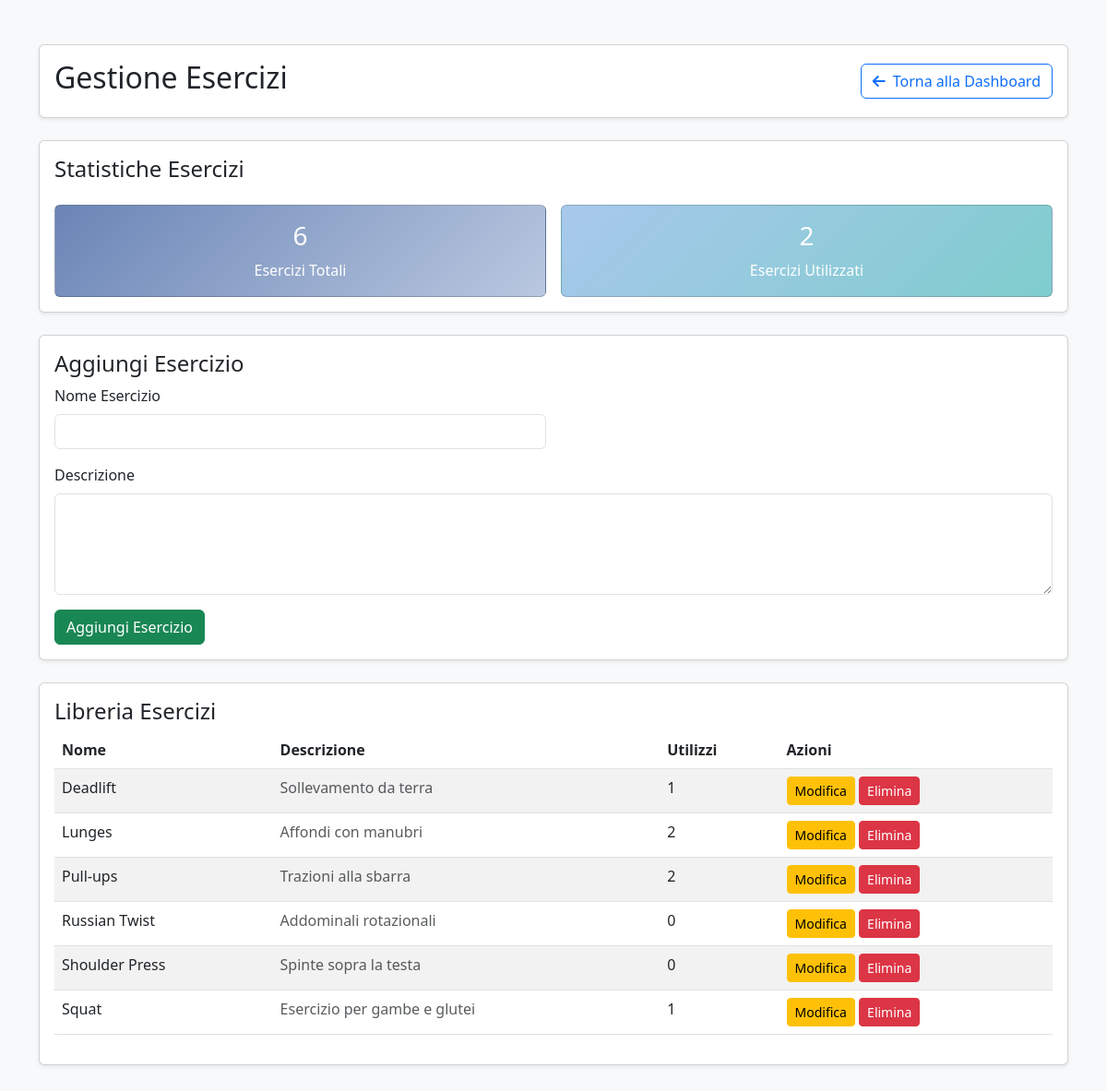
Screenshot of /exercises_management.php (signed in) with the database file from the repository.
### tables this page shows
CREATE TABLE EXERCISES (
    exerciseID INT PRIMARY KEY AUTO_INCREMENT,
    name VARCHAR(255) NOT NULL,
    description TEXT,
    trainerID INT,
    FOREIGN KEY (trainerID) REFERENCES USERS(userID) ON DELETE CASCADE
);

### exercises_management.php (the view, shortened to what this page needs)
<?php
require_once 'config.php';
$trainerID = $_SESSION['userID'];
$stmt = $conn->prepare("
    SELECT e.exerciseID, e.name, e.description, COUNT(ed.exerciseDetailID) as usage_count
    FROM EXERCISES e
    LEFT JOIN EXERCISE_DETAILS ed ON e.exerciseID = ed.exerciseID
    LEFT JOIN TRAINING_DAYS td ON ed.trainingDayID = td.trainingDayID
    LEFT JOIN TRAINING_SCHEDULES ts ON td.trainingScheduleID = ts.trainingScheduleID AND ts.trainerID = ?
    WHERE e.trainerID = ? OR e.trainerID IS NULL
    GROUP BY e.exerciseID, e.name, e.description
    ORDER BY e.name ASC
");
$stmt->bind_param('ii', $trainerID, $trainerID);
$stmt->execute();
$exercises = $stmt->get_result()->fetch_all(MYSQLI_ASSOC);
function getExerciseStats($conn, $trainerID) {
    $stmt = $conn->prepare("SELECT COUNT(*) as total FROM EXERCISES WHERE trainerID = ?");
    $stmt->bind_param('i', $trainerID);
    $stmt->execute();
    $total = $stmt->get_result()->fetch_assoc()['total'];
    $stmt = $conn->prepare("
        SELECT COUNT(DISTINCT e.exerciseID) as used
        FROM EXERCISES e
        JOIN EXERCISE_DETAILS ed ON e.exerciseID = ed.exerciseID
        JOIN TRAINING_DAYS td ON ed.trainingDayID = td.trainingDayID
        JOIN TRAINING_SCHEDULES ts ON td.trainingScheduleID = ts.trainingScheduleID
        WHERE e.trainerID = ? AND ts.trainerID = ?
    ");
    $stmt->bind_param('ii', $trainerID, $trainerID);
    $stmt->execute();
    $used = $stmt->get_result()->fetch_assoc()['used'];
    return ['totalExercises' => $total, 'usedExercises' => $used];
}
$stats = getExerciseStats($conn, $trainerID);
$editExercise = null;
?>
<!DOCTYPE html>
<html lang="it">
<head>
    <link href="https://cdnjs.cloudflare.com/ajax/libs/bootstrap/5.3.0/css/bootstrap.min.css" rel="stylesheet" />
    <link href="https://cdnjs.cloudflare.com/ajax/libs/font-awesome/6.0.0/css/all.min.css" rel="stylesheet" />
</head>
<body class="bg-light">
<div class="container py-5">
    <div class="card shadow-sm mb-4">
        <div class="card-body d-flex justify-content-between align-items-center">
            <h2>Gestione Esercizi</h2>
            <a href="dashboard.php" class="btn btn-outline-primary">
                <i class="fas fa-arrow-left me-2"></i>Torna alla Dashboard
            </a>
        </div>
    </div>
    <div class="card mb-4 shadow-sm">
        <div class="card-body">
            <h4 class="mb-4">Statistiche Esercizi</h4>
            <div class="row g-3">
                <div class="col-md-6">
                    <div class="card text-white h-100" style="background: linear-gradient(135deg, #6a85b6 0%, #bac8e0 100%);">
                        <div class="card-body text-center d-flex flex-column justify-content-center">
                            <h3><?= $stats['totalExercises'] ?></h3>
                            <p class="mb-0">Esercizi Totali</p>
                        </div>
                    </div>
                </div>
                <div class="col-md-6">
                    <div class="card text-white h-100" style="background: linear-gradient(135deg, #a8c8ec 0%, #7fcdcd 100%);">
                        <div class="card-body text-center d-flex flex-column justify-content-center">
                            <h3><?= $stats['usedExercises'] ?></h3>
                            <p class="mb-0">Esercizi Utilizzati</p>
                        </div>
                    </div>
                </div>
            </div>
        </div>
    </div>
    <div class="card mb-4 shadow-sm">
        <div class="card-body">
            <h4><?= $editExercise ? 'Modifica Esercizio' : 'Aggiungi Esercizio' ?></h4>
            <form method="POST" class="row g-3">
                <div class="col-md-6">
                    <label class="form-label">Nome Esercizio</label>
                    <input name="name" required class="form-control" type="text"
                           value="<?= $editExercise ? htmlspecialchars($editExercise['name']) : (isset($_POST['name']) ? htmlspecialchars($_POST['name']) : '') ?>" />
                </div>
                <div class="col-12">
                    <label class="form-label">Descrizione</label>
                    <textarea name="description" required class="form-control" rows="4"></textarea>
                </div>
                <div class="col-12">
                    <button name="<?= $editExercise ? 'update_exercise' : 'add_exercise' ?>" class="btn <?= $editExercise ? 'btn-warning' : 'btn-success' ?>">
                        <?= $editExercise ? 'Modifica Esercizio' : 'Aggiungi Esercizio' ?>
                    </button>
                </div>
            </form>
        </div>
    </div>
    <div class="card shadow-sm mb-4">
        <div class="card-body">
            <h4>Libreria Esercizi</h4>
            <?php if (!empty($exercises)): ?>
                <div class="table-responsive">
                    <table class="table table-striped">
                        <thead>
                            <tr>
                                <th>Nome</th>
                                <th>Descrizione</th>
                                <th>Utilizzi</th>
                                <th>Azioni</th>
                            </tr>
                        </thead>
                        <tbody>
                            <?php foreach($exercises as $exercise): ?>
                                <tr>
                                    <td>
                                        <?= htmlspecialchars($exercise['name']) ?>
                                    </td>
                                    <td>
                                        <span class="text-muted">
                                            <?= htmlspecialchars(substr($exercise['description'], 0, 80)) ?>
                                        </span>
                                    </td>
                                    <td>
                                        <?= $exercise['usage_count'] ?>
                                    </td>
                                    <td>
                                        <?php
                                        $stmt = $conn->prepare("SELECT trainerID FROM EXERCISES WHERE exerciseID = ?");
                                        $stmt->bind_param('i', $exercise['exerciseID']);
                                        $stmt->execute();
                                        $creator = $stmt->get_result()->fetch_assoc()['trainerID'];
                                        $isOwner = ($creator == $trainerID);
                                        ?>
                                        <?php if ($isOwner): ?>
                                            <a href="?edit=<?= $exercise['exerciseID'] ?>" class="btn btn-sm btn-warning">
                                                Modifica
                                            </a>
                                            <form method="POST" style="display:inline" onsubmit="return confirm('Sei sicuro di eliminare questo esercizio?');">
                                                <button name="delete_exercise" class="btn btn-sm btn-danger">
                                                    Elimina
                                                </button>
                                            </form>
                                        <?php else: ?>
                                            <span class="badge bg-light text-dark">
                                                Condiviso
                                            </span>
                                        <?php endif; ?>
                                    </td>
                                </tr>
                            <?php endforeach; ?>
                        </tbody>
                    </table>
                </div>
            <?php else: ?>
                <div class="text-center py-5">
                    <h5 class="text-muted">Nessun esercizio disponibile</h5>
                </div>
            <?php endif; ?>
        </div>
    </div>
</div>
</body>
</html>

### rows the page displays
exercises: name "Deadlift", description "Sollevamento da terra", usage_count "1"
exercises: name "Lunges", description "Affondi con manubri", usage_count "2"
exercises: name "Pull-ups", description "Trazioni alla sbarra", usage_count "2"
exercises: name "Russian Twist", description "Addominali rotazionali", usage_count "0"
exercises: name "Shoulder Press", description "Spinte sopra la testa", usage_count "0"
exercises: name "Squat", description "Esercizio per gambe e glutei", usage_count "1"

### other values shown
$stats['totalExercises'] "6"
$stats['usedExercises'] "2"
